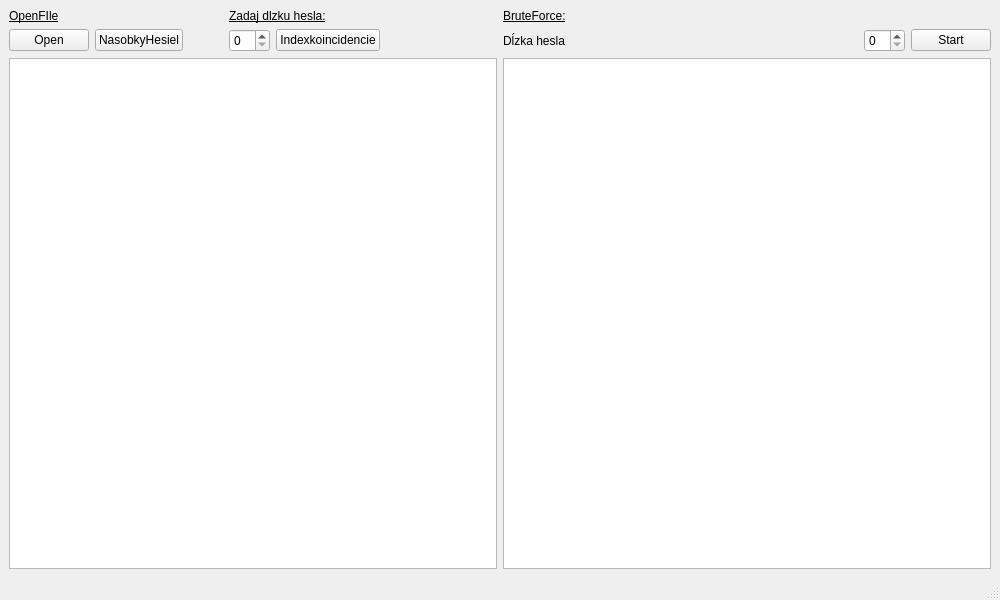
<?xml version="1.0" encoding="UTF-8"?>
<ui version="4.0">
 <class>Cryptograf</class>
 <widget class="QMainWindow" name="Cryptograf">
  <property name="geometry">
   <rect>
    <x>0</x>
    <y>0</y>
    <width>1000</width>
    <height>600</height>
   </rect>
  </property>
  <property name="windowTitle">
   <string>Cryptograf</string>
  </property>
  <widget class="QWidget" name="centralwidget">
   <layout class="QGridLayout" name="gridLayout_4">
    <item row="0" column="0">
     <layout class="QGridLayout" name="gridLayout_2">
      <item row="1" column="0">
       <widget class="QListView" name="listView_Crypted"/>
      </item>
      <item row="1" column="2">
       <widget class="QListView" name="listView_Encrypted"/>
      </item>
      <item row="0" column="2">
       <layout class="QGridLayout" name="gridLayout_3">
        <item row="1" column="2">
         <widget class="QSpinBox" name="spinBox_passwdLen"/>
        </item>
        <item row="1" column="1">
         <spacer name="horizontalSpacer_3">
          <property name="orientation">
           <enum>Qt::Horizontal</enum>
          </property>
          <property name="sizeHint" stdset="0">
           <size>
            <width>40</width>
            <height>20</height>
           </size>
          </property>
         </spacer>
        </item>
        <item row="0" column="0">
         <widget class="QLabel" name="L_3">
          <property name="font">
           <font>
            <underline>true</underline>
           </font>
          </property>
          <property name="text">
           <string>BruteForce:</string>
          </property>
         </widget>
        </item>
        <item row="1" column="3">
         <widget class="QPushButton" name="button_startAttack">
          <property name="text">
           <string>Start</string>
          </property>
         </widget>
        </item>
        <item row="1" column="0">
         <widget class="QLabel" name="l_2">
          <property name="text">
           <string>Dĺzka hesla</string>
          </property>
         </widget>
        </item>
       </layout>
      </item>
      <item row="0" column="0">
       <layout class="QGridLayout" name="gridLayout">
        <item row="1" column="2" colspan="3">
         <layout class="QHBoxLayout" name="horizontalLayout">
          <item>
           <widget class="QSpinBox" name="spinBox_pasLenCrypted"/>
          </item>
          <item>
           <widget class="QPushButton" name="pushButton">
            <property name="text">
             <string>Indexkoincidencie</string>
            </property>
           </widget>
          </item>
         </layout>
        </item>
        <item row="1" column="0">
         <widget class="QPushButton" name="button_openCryptFile">
          <property name="text">
           <string>Open</string>
          </property>
         </widget>
        </item>
        <item row="0" column="0">
         <widget class="QLabel" name="l_1">
          <property name="font">
           <font>
            <underline>true</underline>
           </font>
          </property>
          <property name="text">
           <string>OpenFIle</string>
          </property>
         </widget>
        </item>
        <item row="0" column="2" colspan="3">
         <widget class="QLabel" name="label">
          <property name="font">
           <font>
            <underline>true</underline>
           </font>
          </property>
          <property name="text">
           <string>Zadaj dlzku hesla:</string>
          </property>
         </widget>
        </item>
        <item row="1" column="1">
         <layout class="QHBoxLayout" name="horizontalLayout_3">
          <item>
           <widget class="QPushButton" name="button_textORnasobky">
            <property name="text">
             <string>NasobkyHesiel</string>
            </property>
           </widget>
          </item>
          <item>
           <spacer name="horizontalSpacer_2">
            <property name="orientation">
             <enum>Qt::Horizontal</enum>
            </property>
            <property name="sizeHint" stdset="0">
             <size>
              <width>40</width>
              <height>20</height>
             </size>
            </property>
           </spacer>
          </item>
         </layout>
        </item>
        <item row="1" column="5">
         <spacer name="horizontalSpacer">
          <property name="orientation">
           <enum>Qt::Horizontal</enum>
          </property>
          <property name="sizeHint" stdset="0">
           <size>
            <width>40</width>
            <height>20</height>
           </size>
          </property>
         </spacer>
        </item>
       </layout>
      </item>
     </layout>
    </item>
   </layout>
  </widget>
  <widget class="QStatusBar" name="statusbar"/>
 </widget>
 <resources/>
 <connections/>
</ui>
